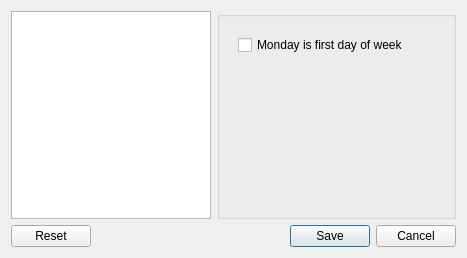
<ui version="4.0" >
 <class>OptionsView</class>
 <widget class="QDialog" name="OptionsView" >
  <property name="windowModality" >
   <enum>Qt::ApplicationModal</enum>
  </property>
  <property name="geometry" >
   <rect>
    <x>0</x>
    <y>0</y>
    <width>467</width>
    <height>258</height>
   </rect>
  </property>
  <property name="windowTitle" >
   <string>Options</string>
  </property>
  <layout class="QVBoxLayout" name="verticalLayout" >
   <item>
    <layout class="QHBoxLayout" name="horizontalLayout_2" >
     <item>
      <widget class="QTreeView" name="treeView" >
       <property name="maximumSize" >
        <size>
         <width>200</width>
         <height>16777215</height>
        </size>
       </property>
       <property name="editTriggers" >
        <set>QAbstractItemView::NoEditTriggers</set>
       </property>
       <property name="headerHidden" >
        <bool>true</bool>
       </property>
      </widget>
     </item>
     <item>
      <widget class="QGroupBox" name="groupBox" >
       <layout class="QGridLayout" name="gridLayout" >
        <item row="0" column="0" >
         <widget class="QStackedWidget" name="stackedWidget" >
          <property name="currentIndex" >
           <number>0</number>
          </property>
          <widget class="QWidget" name="calendarPage" >
           <layout class="QGridLayout" name="gridLayout_3" >
            <item row="0" column="0" >
             <widget class="QCheckBox" name="mondayFirstDayOfWeekCheckBox" >
              <property name="text" >
               <string>Monday is first day of week</string>
              </property>
             </widget>
            </item>
            <item row="1" column="0" >
             <spacer name="verticalSpacer_2" >
              <property name="orientation" >
               <enum>Qt::Vertical</enum>
              </property>
              <property name="sizeHint" stdset="0" >
               <size>
                <width>20</width>
                <height>40</height>
               </size>
              </property>
             </spacer>
            </item>
           </layout>
          </widget>
          <widget class="QWidget" name="unitsOfMeasurementPage" >
           <layout class="QGridLayout" name="gridLayout_2" >
            <item row="0" column="0" >
             <widget class="QLabel" name="label" >
              <property name="text" >
               <string>Distance</string>
              </property>
              <property name="buddy" >
               <cstring>cfgDistanceUnitComboBox</cstring>
              </property>
             </widget>
            </item>
            <item row="0" column="1" >
             <widget class="QComboBox" name="cfgDistanceUnitComboBox" >
              <property name="sizePolicy" >
               <sizepolicy vsizetype="Fixed" hsizetype="Preferred" >
                <horstretch>1</horstretch>
                <verstretch>0</verstretch>
               </sizepolicy>
              </property>
             </widget>
            </item>
            <item row="1" column="0" >
             <widget class="QLabel" name="label_2" >
              <property name="text" >
               <string>Weight</string>
              </property>
              <property name="buddy" >
               <cstring>cfgWeightUnitComboBox</cstring>
              </property>
             </widget>
            </item>
            <item row="1" column="1" >
             <widget class="QComboBox" name="cfgWeightUnitComboBox" >
              <property name="sizePolicy" >
               <sizepolicy vsizetype="Fixed" hsizetype="Preferred" >
                <horstretch>1</horstretch>
                <verstretch>0</verstretch>
               </sizepolicy>
              </property>
             </widget>
            </item>
            <item row="2" column="0" >
             <widget class="QLabel" name="label_3" >
              <property name="text" >
               <string>Temperature</string>
              </property>
              <property name="buddy" >
               <cstring>cfgTemperatureUnitComboBox</cstring>
              </property>
             </widget>
            </item>
            <item row="2" column="1" >
             <widget class="QComboBox" name="cfgTemperatureUnitComboBox" >
              <property name="sizePolicy" >
               <sizepolicy vsizetype="Fixed" hsizetype="Preferred" >
                <horstretch>1</horstretch>
                <verstretch>0</verstretch>
               </sizepolicy>
              </property>
             </widget>
            </item>
            <item row="3" column="0" >
             <widget class="QLabel" name="label_4" >
              <property name="text" >
               <string>Currency</string>
              </property>
              <property name="buddy" >
               <cstring>cfgCurrencyUnitComboBox</cstring>
              </property>
             </widget>
            </item>
            <item row="3" column="1" >
             <widget class="QComboBox" name="cfgCurrencyUnitComboBox" />
            </item>
            <item row="4" column="0" >
             <spacer name="verticalSpacer" >
              <property name="orientation" >
               <enum>Qt::Vertical</enum>
              </property>
              <property name="sizeHint" stdset="0" >
               <size>
                <width>20</width>
                <height>40</height>
               </size>
              </property>
             </spacer>
            </item>
           </layout>
          </widget>
         </widget>
        </item>
       </layout>
      </widget>
     </item>
    </layout>
   </item>
   <item>
    <layout class="QHBoxLayout" name="horizontalLayout" >
     <item>
      <widget class="QPushButton" name="resetPushButton" >
       <property name="text" >
        <string>Reset</string>
       </property>
       <property name="icon" >
        <iconset>
         <normaloff>:reset</normaloff>:reset</iconset>
       </property>
      </widget>
     </item>
     <item>
      <spacer name="horizontalSpacer_2" >
       <property name="orientation" >
        <enum>Qt::Horizontal</enum>
       </property>
       <property name="sizeHint" stdset="0" >
        <size>
         <width>40</width>
         <height>20</height>
        </size>
       </property>
      </spacer>
     </item>
     <item>
      <widget class="QPushButton" name="savePushButton" >
       <property name="text" >
        <string>Save</string>
       </property>
       <property name="icon" >
        <iconset>
         <normaloff>:save</normaloff>:save</iconset>
       </property>
       <property name="default" >
        <bool>true</bool>
       </property>
      </widget>
     </item>
     <item>
      <widget class="QPushButton" name="cancelPushButton" >
       <property name="text" >
        <string>Cancel</string>
       </property>
       <property name="icon" >
        <iconset>
         <normaloff>:cancel</normaloff>:cancel</iconset>
       </property>
      </widget>
     </item>
    </layout>
   </item>
  </layout>
 </widget>
 <resources>
  <include location="../../../resources/application.qrc" />
 </resources>
 <connections/>
</ui>
